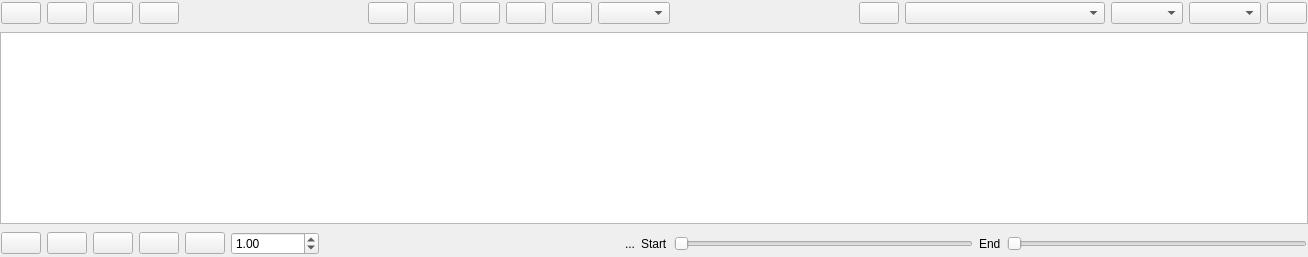
          <widget class="QWidget" name="timeEventsTab">
           <attribute name="icon">
            <iconset resource="icons.qrc">
             <normaloff>:/Icons/icons/clock.svg</normaloff>:/Icons/icons/clock.svg</iconset>
           </attribute>
           <attribute name="title">
            <string>Time events</string>
           </attribute>
           <layout class="QVBoxLayout" name="verticalLayout_14">
            <property name="leftMargin">
             <number>0</number>
            </property>
            <property name="topMargin">
             <number>0</number>
            </property>
            <property name="rightMargin">
             <number>0</number>
            </property>
            <property name="bottomMargin">
             <number>0</number>
            </property>
            <item>
             <widget class="QFrame" name="frame">
              <property name="frameShape">
               <enum>QFrame::NoFrame</enum>
              </property>
              <property name="frameShadow">
               <enum>QFrame::Raised</enum>
              </property>
              <layout class="QHBoxLayout" name="horizontalLayout">
               <property name="leftMargin">
                <number>1</number>
               </property>
               <property name="topMargin">
                <number>2</number>
               </property>
               <property name="rightMargin">
                <number>1</number>
               </property>
               <property name="bottomMargin">
                <number>2</number>
               </property>
               <item>
                <widget class="QPushButton" name="new_profiles_structure_pushButton">
                 <property name="toolTip">
                  <string>Create profiles</string>
                 </property>
                 <property name="text">
                  <string/>
                 </property>
                 <property name="icon">
                  <iconset resource="icons.qrc">
                   <normaloff>:/Icons/icons/new.svg</normaloff>:/Icons/icons/new.svg</iconset>
                 </property>
                </widget>
               </item>
               <item>
                <widget class="QPushButton" name="edit_profiles_pushButton">
                 <property name="toolTip">
                  <string>Import profiles</string>
                 </property>
                 <property name="text">
                  <string/>
                 </property>
                 <property name="icon">
                  <iconset resource="icons.qrc">
                   <normaloff>:/Icons/icons/import_profiles.svg</normaloff>:/Icons/icons/import_profiles.svg</iconset>
                 </property>
                 <property name="flat">
                  <bool>false</bool>
                 </property>
                </widget>
               </item>
               <item>
                <widget class="QPushButton" name="edit_profiles_from_models_pushButton">
                 <property name="toolTip">
                  <string>Import profiles from models. This is, load many individual grids and take the operational data from them</string>
                 </property>
                 <property name="text">
                  <string/>
                 </property>
                 <property name="icon">
                  <iconset resource="icons.qrc">
                   <normaloff>:/Icons/icons/import_models.svg</normaloff>:/Icons/icons/import_models.svg</iconset>
                 </property>
                 <property name="flat">
                  <bool>false</bool>
                 </property>
                </widget>
               </item>
               <item>
                <widget class="QPushButton" name="delete_profiles_structure_pushButton">
                 <property name="toolTip">
                  <string>Delete profiles</string>
                 </property>
                 <property name="text">
                  <string/>
                 </property>
                 <property name="icon">
                  <iconset resource="icons.qrc">
                   <normaloff>:/Icons/icons/delete.svg</normaloff>:/Icons/icons/delete.svg</iconset>
                 </property>
                </widget>
               </item>
               <item>
                <spacer name="horizontalSpacer">
                 <property name="orientation">
                  <enum>Qt::Horizontal</enum>
                 </property>
                 <property name="sizeHint" stdset="0">
                  <size>
                   <width>183</width>
                   <height>20</height>
                  </size>
                 </property>
                </spacer>
               </item>
               <item>
                <widget class="QPushButton" name="undo_pushButton">
                 <property name="toolTip">
                  <string>Un-do action (only for the current profile)</string>
                 </property>
                 <property name="text">
                  <string/>
                 </property>
                 <property name="icon">
                  <iconset resource="icons.qrc">
                   <normaloff>:/Icons/icons/undo.svg</normaloff>:/Icons/icons/undo.svg</iconset>
                 </property>
                </widget>
               </item>
               <item>
                <widget class="QPushButton" name="redo_pushButton">
                 <property name="toolTip">
                  <string>Re-do action (only for the current profile)</string>
                 </property>
                 <property name="text">
                  <string/>
                 </property>
                 <property name="icon">
                  <iconset resource="icons.qrc">
                   <normaloff>:/Icons/icons/redo.svg</normaloff>:/Icons/icons/redo.svg</iconset>
                 </property>
                </widget>
               </item>
               <item>
                <widget class="QPushButton" name="copy_profile_pushButton">
                 <property name="toolTip">
                  <string>Copy displayed profile</string>
                 </property>
                 <property name="statusTip">
                  <string/>
                 </property>
                 <property name="text">
                  <string/>
                 </property>
                 <property name="icon">
                  <iconset resource="icons.qrc">
                   <normaloff>:/Icons/icons/copy.svg</normaloff>:/Icons/icons/copy.svg</iconset>
                 </property>
                </widget>
               </item>
               <item>
                <widget class="QPushButton" name="paste_profiles_pushButton">
                 <property name="toolTip">
                  <string>Paste clipboard into the displayed profile</string>
                 </property>
                 <property name="text">
                  <string/>
                 </property>
                 <property name="icon">
                  <iconset resource="icons.qrc">
                   <normaloff>:/Icons/icons/paste.svg</normaloff>:/Icons/icons/paste.svg</iconset>
                 </property>
                </widget>
               </item>
               <item>
                <widget class="QPushButton" name="set_linear_combination_profile_pushButton">
                 <property name="toolTip">
                  <string>&lt;html&gt;&lt;head/&gt;&lt;body&gt;&lt;p&gt;Copy the selected profile into the profiles selected next to this button&lt;/p&gt;&lt;/body&gt;&lt;/html&gt;</string>
                 </property>
                 <property name="text">
                  <string/>
                 </property>
                 <property name="icon">
                  <iconset resource="icons.qrc">
                   <normaloff>:/Icons/icons/copy2right.svg</normaloff>:/Icons/icons/copy2right.svg</iconset>
                 </property>
                </widget>
               </item>
               <item>
                <widget class="QComboBox" name="device_type_magnitude_comboBox_2">
                 <property name="toolTip">
                  <string>Profile where to copy the current profile</string>
                 </property>
                </widget>
               </item>
               <item>
                <spacer name="horizontalSpacer_7">
                 <property name="orientation">
                  <enum>Qt::Horizontal</enum>
                 </property>
                 <property name="sizeHint" stdset="0">
                  <size>
                   <width>183</width>
                   <height>20</height>
                  </size>
                 </property>
                </spacer>
               </item>
               <item>
                <widget class="QPushButton" name="set_profile_state_button">
                 <property name="toolTip">
                  <string>Assign the values of the selected time step into the grid</string>
                 </property>
                 <property name="text">
                  <string/>
                 </property>
                 <property name="icon">
                  <iconset resource="icons.qrc">
                   <normaloff>:/Icons/icons/copy2left.svg</normaloff>:/Icons/icons/copy2left.svg</iconset>
                 </property>
                </widget>
               </item>
               <item>
                <widget class="QComboBox" name="profile_time_selection_comboBox">
                 <property name="minimumSize">
                  <size>
                   <width>200</width>
                   <height>0</height>
                  </size>
                 </property>
                 <property name="toolTip">
                  <string>Time step selector</string>
                 </property>
                </widget>
               </item>
               <item>
                <widget class="QComboBox" name="profile_device_type_comboBox">
                 <property name="toolTip">
                  <string>Device type</string>
                 </property>
                </widget>
               </item>
               <item>
                <widget class="QComboBox" name="device_type_magnitude_comboBox">
                 <property name="toolTip">
                  <string>Magnitude with profile</string>
                 </property>
                </widget>
               </item>
               <item>
                <widget class="QPushButton" name="plot_time_series_pushButton">
                 <property name="toolTip">
                  <string>PLot the selected object's profile</string>
                 </property>
                 <property name="text">
                  <string/>
                 </property>
                 <property name="icon">
                  <iconset resource="icons.qrc">
                   <normaloff>:/Icons/icons/plot.svg</normaloff>:/Icons/icons/plot.svg</iconset>
                 </property>
                </widget>
               </item>
              </layout>
             </widget>
            </item>
            <item>
             <widget class="QTableView" name="profiles_tableView">
              <property name="layoutDirection">
               <enum>Qt::LeftToRight</enum>
              </property>
              <property name="alternatingRowColors">
               <bool>true</bool>
              </property>
              <property name="selectionMode">
               <enum>QAbstractItemView::ContiguousSelection</enum>
              </property>
             </widget>
            </item>
            <item>
             <widget class="QFrame" name="frame_12">
              <property name="frameShape">
               <enum>QFrame::NoFrame</enum>
              </property>
              <property name="frameShadow">
               <enum>QFrame::Raised</enum>
              </property>
              <layout class="QHBoxLayout" name="horizontalLayout_4">
               <property name="leftMargin">
                <number>1</number>
               </property>
               <property name="topMargin">
                <number>2</number>
               </property>
               <property name="rightMargin">
                <number>1</number>
               </property>
               <property name="bottomMargin">
                <number>2</number>
               </property>
               <item>
                <widget class="QPushButton" name="profile_add_pushButton">
                 <property name="toolTip">
                  <string>Add value to the profile</string>
                 </property>
                 <property name="text">
                  <string/>
                 </property>
                 <property name="icon">
                  <iconset resource="icons.qrc">
                   <normaloff>:/Icons/icons/plus.svg</normaloff>:/Icons/icons/plus.svg</iconset>
                 </property>
                </widget>
               </item>
               <item>
                <widget class="QPushButton" name="profile_subtract_pushButton">
                 <property name="toolTip">
                  <string>Subtract value from the profile</string>
                 </property>
                 <property name="text">
                  <string/>
                 </property>
                 <property name="icon">
                  <iconset resource="icons.qrc">
                   <normaloff>:/Icons/icons/minus.svg</normaloff>:/Icons/icons/minus.svg</iconset>
                 </property>
                </widget>
               </item>
               <item>
                <widget class="QPushButton" name="profile_multiply_pushButton">
                 <property name="toolTip">
                  <string>Multiply the profile by a value</string>
                 </property>
                 <property name="text">
                  <string/>
                 </property>
                 <property name="icon">
                  <iconset resource="icons.qrc">
                   <normaloff>:/Icons/icons/multiply.svg</normaloff>:/Icons/icons/multiply.svg</iconset>
                 </property>
                </widget>
               </item>
               <item>
                <widget class="QPushButton" name="profile_divide_pushButton">
                 <property name="toolTip">
                  <string>Divide the profile by a value</string>
                 </property>
                 <property name="text">
                  <string/>
                 </property>
                 <property name="icon">
                  <iconset resource="icons.qrc">
                   <normaloff>:/Icons/icons/divide.svg</normaloff>:/Icons/icons/divide.svg</iconset>
                 </property>
                </widget>
               </item>
               <item>
                <widget class="QPushButton" name="set_profile_value_pushButton">
                 <property name="toolTip">
                  <string>Set the value to all or to the selection</string>
                 </property>
                 <property name="text">
                  <string/>
                 </property>
                 <property name="icon">
                  <iconset resource="icons.qrc">
                   <normaloff>:/Icons/icons/copy2up.svg</normaloff>:/Icons/icons/copy2up.svg</iconset>
                 </property>
                </widget>
               </item>
               <item>
                <widget class="QDoubleSpinBox" name="profile_factor_doubleSpinBox">
                 <property name="minimum">
                  <double>-999999.000000000000000</double>
                 </property>
                 <property name="maximum">
                  <double>9999999.000000000000000</double>
                 </property>
                 <property name="value">
                  <double>1.000000000000000</double>
                 </property>
                </widget>
               </item>
               <item>
                <spacer name="horizontalSpacer_13">
                 <property name="orientation">
                  <enum>Qt::Horizontal</enum>
                 </property>
                 <property name="sizeHint" stdset="0">
                  <size>
                   <width>267</width>
                   <height>20</height>
                  </size>
                 </property>
                </spacer>
               </item>
               <item>
                <widget class="QLabel" name="profile_label">
                 <property name="text">
                  <string>...</string>
                 </property>
                </widget>
               </item>
               <item>
                <widget class="QLabel" name="label_36">
                 <property name="text">
                  <string>Start</string>
                 </property>
                </widget>
               </item>
               <item>
                <widget class="QSlider" name="profile_start_slider">
                 <property name="orientation">
                  <enum>Qt::Horizontal</enum>
                 </property>
                </widget>
               </item>
               <item>
                <widget class="QLabel" name="label_35">
                 <property name="text">
                  <string>End</string>
                 </property>
                </widget>
               </item>
               <item>
                <widget class="QSlider" name="profile_end_slider">
                 <property name="orientation">
                  <enum>Qt::Horizontal</enum>
                 </property>
                </widget>
               </item>
              </layout>
             </widget>
            </item>
           </layout>
          </widget>
